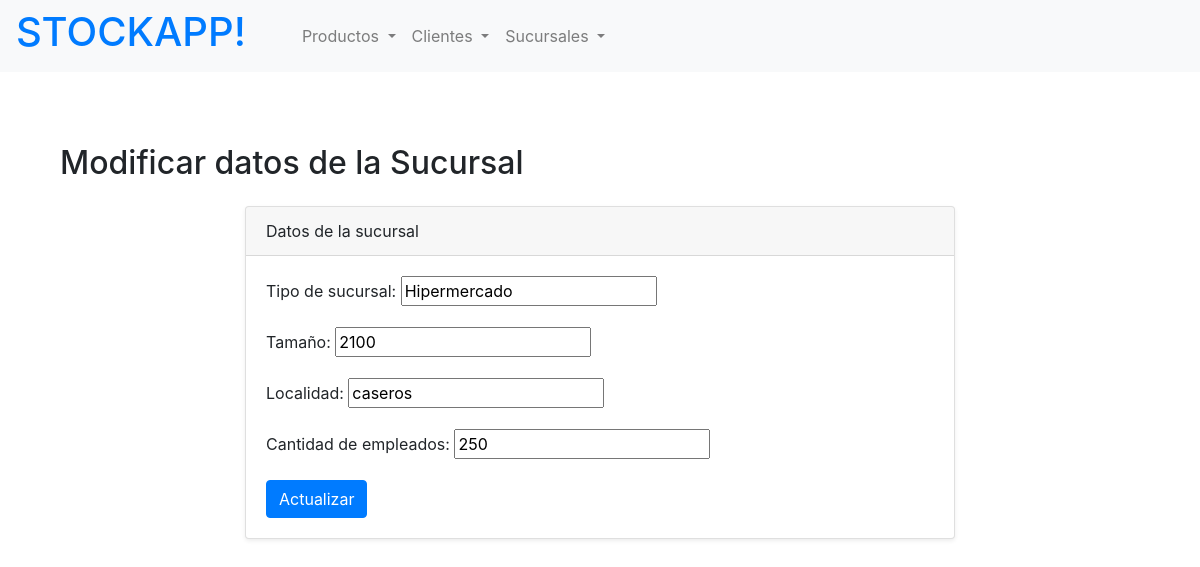
The app's page /stocks/sucursal/update/1 with its own data.
### stocks/models.py (models this page shows, shortened)
class Sucursal(models.Model):
    tipo_de_sucursal = models.CharField(max_length=20)
    tamaño = models.CharField(max_length=20)
    localidad = models.CharField(max_length=20)
    cantidad_de_empleados = models.CharField(max_length=20)

### stocks/views.py (the view, shortened to what this page needs)
# urls.py: path("sucursal/update/<sucursal_id>", office_update_view, name="office-update"),
def office_update_view(request, sucursal_id):
    sucursal_a_editar = Sucursal.objects.filter(id=sucursal_id).first()
    if request.method == "GET":
        valores_iniciales = {
            "tipo_de_sucursal": sucursal_a_editar.tipo_de_sucursal,
            "tamaño": sucursal_a_editar.tamaño,
            "localidad": sucursal_a_editar.localidad,
            "cantidad_de_empleados": sucursal_a_editar.cantidad_de_empleados
        }
        formulario = SucursalCreateForm(initial=valores_iniciales)
        contexto = {
            "form_update": formulario,
            "OBJETO": sucursal_a_editar
        }
        return render(request, "stocks/sucursales/form_update.html", contexto)

### stocks/forms.py
class SucursalCreateForm(forms.ModelForm):
    class Meta:
        model = Sucursal
        fields = ['tipo_de_sucursal', 'tamaño', 'localidad', 'cantidad_de_empleados']

### stocks/templates/stocks/sucursales/form_update.html (shortened to what this page needs)
{% extends 'stocks/base.html' %}
{% block content %}
<section class="py-5">
    <div class="container">
        <h2 class="mb-4">Modificar datos de la Sucursal</h2>
        <div class="row">
            <div class="col-lg-8 mx-auto">
                <div class="card shadow-sm">
                    <div class="card-header">
                        Datos de la sucursal
                    </div>
                    <div class="card-body">
                        <form method="POST" action="{% url 'office-update' OBJETO.id %}">
                            {{ form_update.as_p }}
                            <button type="buscar" class="btn btn-primary">Actualizar</button>
                        </form>
                    </div>
                </div>
            </div>
        </div>
    </div>
</section>
{% endblock %}

### records on screen
Sucursal: tipo_de_sucursal "Hipermercado", tamaño "2100", localidad "caseros", cantidad_de_empleados "250"
